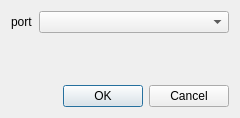
<?xml version="1.0" encoding="UTF-8"?>
<ui version="4.0">
 <class>setting_Dialog</class>
 <widget class="QDialog" name="setting_Dialog">
  <property name="geometry">
   <rect>
    <x>0</x>
    <y>0</y>
    <width>240</width>
    <height>118</height>
   </rect>
  </property>
  <property name="windowTitle">
   <string>Dialog</string>
  </property>
  <layout class="QGridLayout" name="gridLayout">
   <item row="0" column="0">
    <layout class="QFormLayout" name="formLayout">
     <item row="0" column="0">
      <widget class="QLabel" name="label">
       <property name="text">
        <string>port</string>
       </property>
      </widget>
     </item>
     <item row="0" column="1">
      <widget class="QComboBox" name="port_comboBox"/>
     </item>
    </layout>
   </item>
   <item row="1" column="0">
    <widget class="QDialogButtonBox" name="buttonBox">
     <property name="orientation">
      <enum>Qt::Horizontal</enum>
     </property>
     <property name="standardButtons">
      <set>QDialogButtonBox::Cancel|QDialogButtonBox::Ok</set>
     </property>
    </widget>
   </item>
  </layout>
 </widget>
 <resources/>
 <connections>
  <connection>
   <sender>buttonBox</sender>
   <signal>accepted()</signal>
   <receiver>setting_Dialog</receiver>
   <slot>accept()</slot>
   <hints>
    <hint type="sourcelabel">
     <x>248</x>
     <y>254</y>
    </hint>
    <hint type="destinationlabel">
     <x>157</x>
     <y>274</y>
    </hint>
   </hints>
  </connection>
  <connection>
   <sender>buttonBox</sender>
   <signal>rejected()</signal>
   <receiver>setting_Dialog</receiver>
   <slot>reject()</slot>
   <hints>
    <hint type="sourcelabel">
     <x>316</x>
     <y>260</y>
    </hint>
    <hint type="destinationlabel">
     <x>286</x>
     <y>274</y>
    </hint>
   </hints>
  </connection>
 </connections>
</ui>
